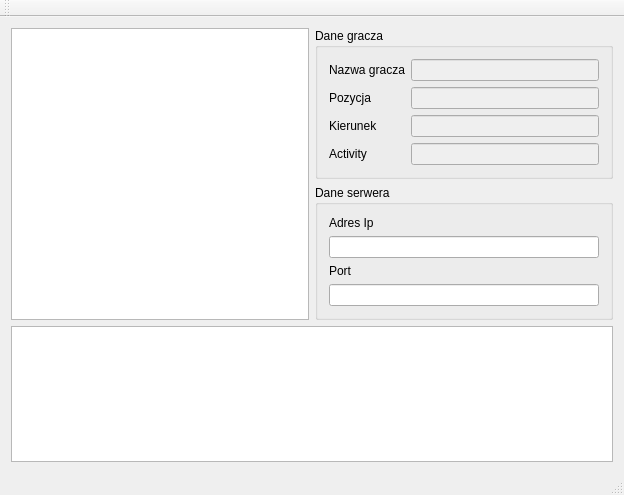
<?xml version="1.0" encoding="UTF-8"?>
<ui version="4.0">
 <class>MainWindow</class>
 <widget class="QMainWindow" name="MainWindow">
  <property name="geometry">
   <rect>
    <x>0</x>
    <y>0</y>
    <width>624</width>
    <height>495</height>
   </rect>
  </property>
  <property name="windowTitle">
   <string>MainWindow</string>
  </property>
  <widget class="QWidget" name="centralWidget">
   <layout class="QGridLayout" name="gridLayout_2">
    <item row="0" column="0">
     <layout class="QGridLayout" name="gridLayout">
      <item row="0" column="0" rowspan="2">
       <widget class="QListView" name="playerListView">
        <property name="enabled">
         <bool>true</bool>
        </property>
       </widget>
      </item>
      <item row="1" column="1">
       <widget class="QGroupBox" name="groupBox">
        <property name="title">
         <string>Dane serwera</string>
        </property>
        <layout class="QGridLayout" name="gridLayout_4">
         <item row="1" column="0">
          <widget class="QLineEdit" name="ipAddressLineEdit"/>
         </item>
         <item row="2" column="0">
          <widget class="QLabel" name="label_2">
           <property name="text">
            <string>Port</string>
           </property>
          </widget>
         </item>
         <item row="0" column="0">
          <widget class="QLabel" name="label">
           <property name="text">
            <string>Adres Ip</string>
           </property>
          </widget>
         </item>
         <item row="3" column="0">
          <widget class="QLineEdit" name="portLineEdit"/>
         </item>
        </layout>
       </widget>
      </item>
      <item row="2" column="0" colspan="2">
       <widget class="QTextBrowser" name="debugWindow"/>
      </item>
      <item row="0" column="1">
       <widget class="QGroupBox" name="groupBox_2">
        <property name="title">
         <string>Dane gracza</string>
        </property>
        <layout class="QGridLayout" name="gridLayout_3">
         <item row="0" column="0">
          <widget class="QLabel" name="label_3">
           <property name="text">
            <string>Nazwa gracza</string>
           </property>
          </widget>
         </item>
         <item row="0" column="1">
          <widget class="QLineEdit" name="playerNameLineEdit">
           <property name="enabled">
            <bool>false</bool>
           </property>
          </widget>
         </item>
         <item row="2" column="0">
          <widget class="QLabel" name="label_4">
           <property name="text">
            <string>Pozycja</string>
           </property>
          </widget>
         </item>
         <item row="3" column="0">
          <widget class="QLabel" name="label_5">
           <property name="text">
            <string>Kierunek</string>
           </property>
          </widget>
         </item>
         <item row="4" column="0">
          <widget class="QLabel" name="label_6">
           <property name="text">
            <string>Activity</string>
           </property>
          </widget>
         </item>
         <item row="2" column="1">
          <widget class="QLineEdit" name="positionLineEdit">
           <property name="enabled">
            <bool>false</bool>
           </property>
          </widget>
         </item>
         <item row="3" column="1">
          <widget class="QLineEdit" name="tankDirectionLineEdit">
           <property name="enabled">
            <bool>false</bool>
           </property>
          </widget>
         </item>
         <item row="4" column="1">
          <widget class="QLineEdit" name="activityLineEdit">
           <property name="enabled">
            <bool>false</bool>
           </property>
          </widget>
         </item>
        </layout>
       </widget>
      </item>
     </layout>
    </item>
   </layout>
  </widget>
  <widget class="QMenuBar" name="menuBar">
   <property name="geometry">
    <rect>
     <x>0</x>
     <y>0</y>
     <width>624</width>
     <height>22</height>
    </rect>
   </property>
  </widget>
  <widget class="QToolBar" name="mainToolBar">
   <attribute name="toolBarArea">
    <enum>TopToolBarArea</enum>
   </attribute>
   <attribute name="toolBarBreak">
    <bool>false</bool>
   </attribute>
  </widget>
  <widget class="QStatusBar" name="statusBar"/>
 </widget>
 <layoutdefault spacing="6" margin="11"/>
 <resources/>
 <connections/>
</ui>
